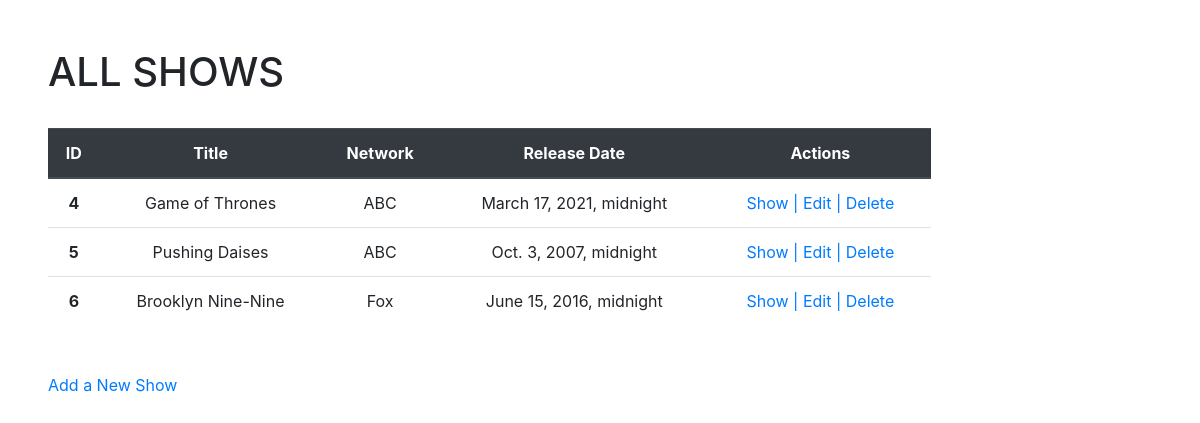
The app's page /shows, older data.
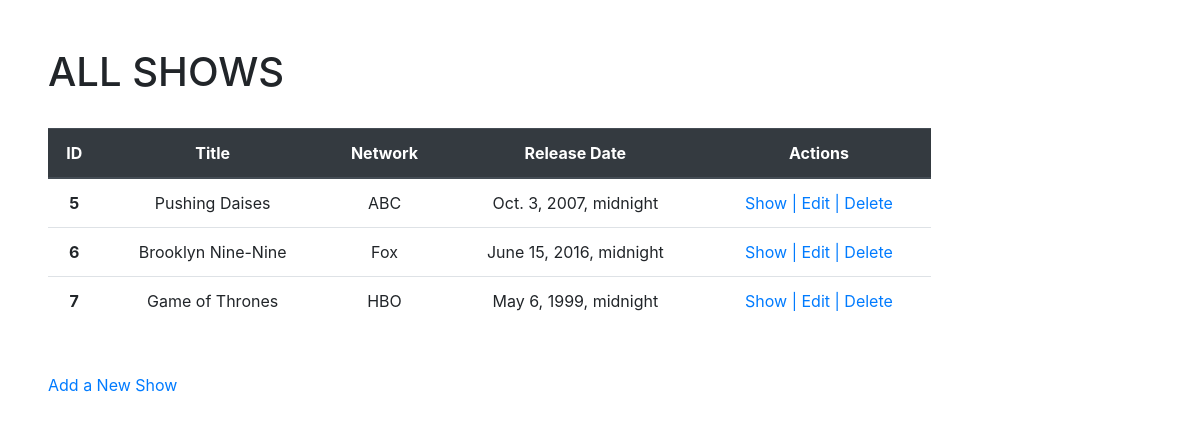
The same page, newer data.
### shows_app/models.py (models this page shows)
class Show(models.Model):
    title = models.CharField(max_length=45)
    network = models.CharField(max_length=45)
    description = models.TextField()
    release_date = models.DateTimeField()
    created_at = models.DateTimeField(auto_now_add=True)
    updated_at = models.DateTimeField(auto_now=True)
    objects = ShowManager()

### shows_app/views.py (the view)
# urls.py: path('shows', views.shows),
def shows(request):
    context = {
        'all_shows': Show.objects.all()
    }
    return render(request, "shows.html", context)

### shows_app/templates/shows.html (shortened to what this page needs)
{% extends 'index.html' %}
{% block content %}
<div id="wrapper" style="padding: 3rem">
    <main style="min-width: 80%;">
        <h1>ALL SHOWS</h1>
        <table style="width: 80%; text-align: center; margin-top: 2rem;" class="table">
            <thead class="thead-dark">
                <tr>
                    <th scope="col">ID</th>
                    <th scope="col">Title</th>
                    <th scope="col">Network</th>
                    <th scope="col">Release Date</th>
                    <th scope="col">Actions</th>
                </tr>
            </thead>
            <tbody>
                {% for show in all_shows %}
                <tr>
                    <th scope="row">{{ show.id }}</th>
                    <td>{{ show.title }}</td>
                    <td>{{ show.network }}</td>
                    <td>{{ show.release_date }}</td>
                    <td><a href="/shows/{{ show.id }}">Show |</a>
                        <a href="/shows/{{ show.id }}/edit">Edit |</a>
                        <a href="/shows/{{ show.id }}/destroy">Delete</a>
                    </td>
                </tr>
                {% endfor %}
            </tbody>
        </table>
    </main>
    <nav style="margin-top: 3rem;">
        <a href="/shows/new" >Add a New Show</a>
    </nav>
</div>
{% endblock content %}

### shows_app/templates/index.html (shortened to what this page needs)
<!DOCTYPE html>
<html lang="en">
<head>
    <link rel="stylesheet" href="https://stackpath.bootstrapcdn.com/bootstrap/4.3.1/css/bootstrap.min.css"
>
</head>
<body>
    {% block content %}{% endblock content %}
</body>
</html>

Row changes from the older to the newer data that the page shows:
removed Show: id "4", title "Game of Thrones", network "ABC", release_date "March 17, 2021, midnight"
added Show: id "7", title "Game of Thrones", network "HBO", release_date "May 6, 1999, midnight"
